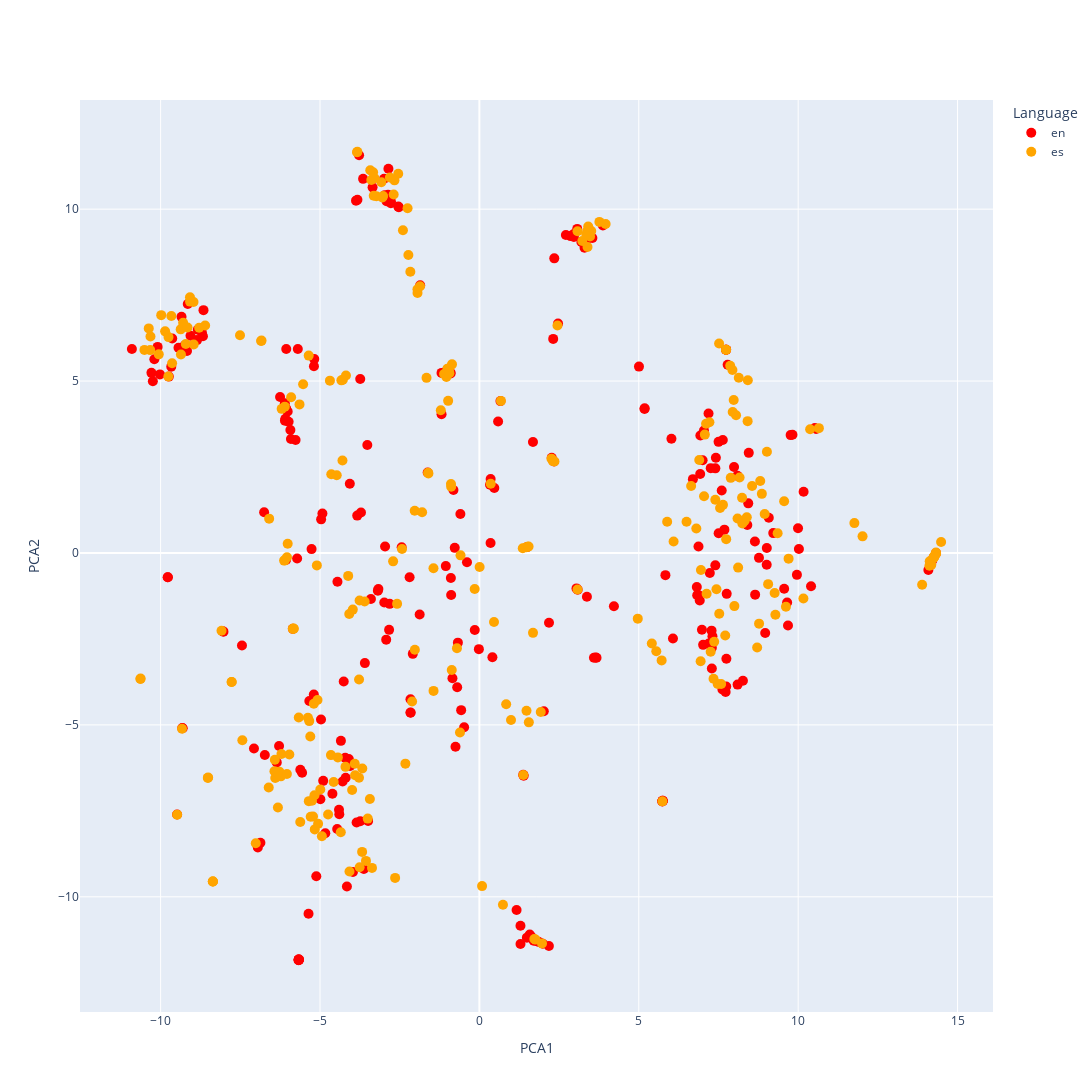

Notebook code cell kept with this figure:
### Code cell
import plotly.graph_objects as go

color_map = {'en': 'red', 'es': 'orange'}
lang = data['language'].map(color_map)

fig = go.Figure()

for lang_value, lang_color in color_map.items():
    lang_data = data[data['language'] == lang_value]
    fig.add_trace(go.Scatter(
        x=lang_data['PC1'],
        y=lang_data['PC2'],
        mode='markers',
        marker=dict(color=lang_color, size=10),
        text=lang_data['text'],
        name=lang_value,
    ))

fig.update_layout(
    autosize=False,
    width=1500,
    height=1500,
    legend=dict(title='Language'),
    xaxis_title='PCA1',
    yaxis_title='PCA2',
    hoverlabel=dict(font=dict(size=36))
)

fig.show()

### Figure 1 — Plotly figure (JSON) as saved in the notebook; plotly's stock layout.template omitted (floating-point values rounded to 4 significant figures; data arrays with more than 128 entries replaced by an {"elided": "..."} marker saying what was removed)
{"data": [{"marker": {"color": "red", "size": 10}, "mode": "markers", "name": "en", "text": {"elided": "280 str values"}, "type": "scatter", "x": {"elided": "280 float values"}, "y": {"elided": "280 float values"}}, {"marker": {"color": "orange", "size": 10}, "mode": "markers", "name": "es", "text": {"elided": "280 str values"}, "type": "scatter", "x": {"elided": "280 float values"}, "y": {"elided": "280 float values"}}], "layout": {"autosize": false, "height": 1500, "hoverlabel": {"font": {"size": 36}}, "legend": {"title": {"text": "Language"}}, "width": 1500, "xaxis": {"title": {"text": "PCA1"}}, "yaxis": {"title": {"text": "PCA2"}}}}
